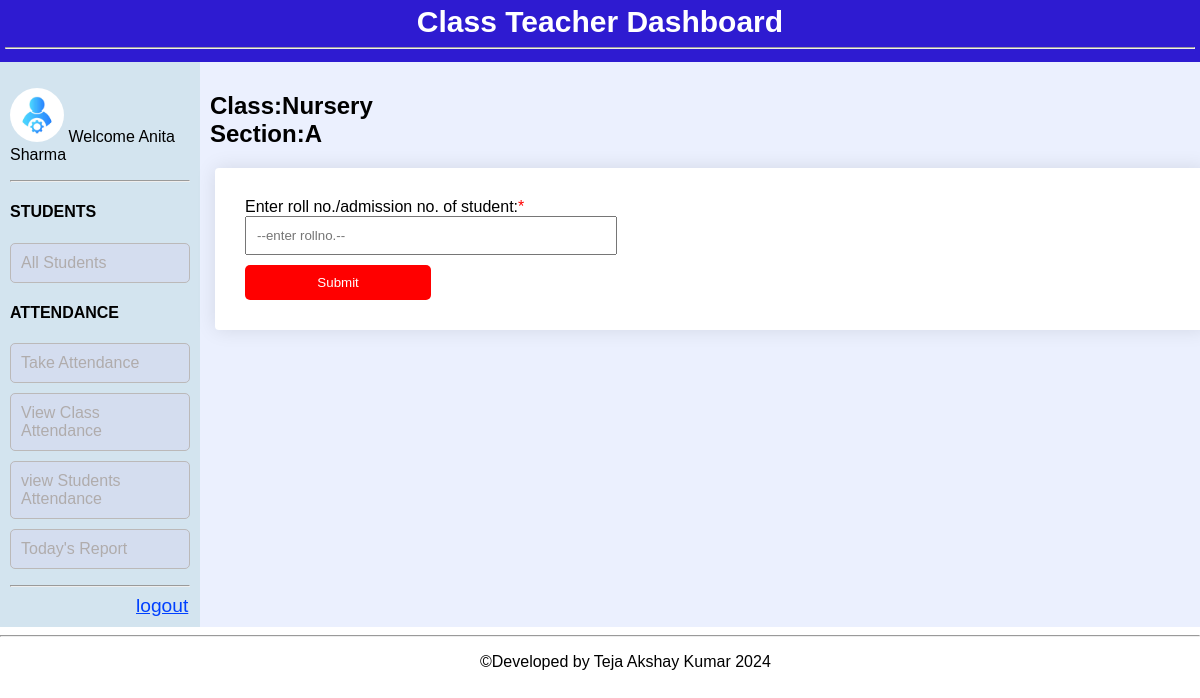
Page /viewstudentattendance.php (signed in) on the committed database.
### tables this page shows
CREATE TABLE `teacher` (
  `TMAILID` varchar(100) NOT NULL,
  `FIRSTNAME` varchar(50) DEFAULT NULL,
  `LASTNAME` varchar(50) DEFAULT NULL,
  `PHONENO` bigint(12) DEFAULT NULL,
  `CLASSNAME` varchar(50) DEFAULT NULL,
  `CLASSARMNAME` varchar(50) DEFAULT NULL,
  `EMAILID` varchar(100) DEFAULT NULL
);

### viewstudentattendance.php (the view, shortened to what this page needs)
<?php
$tmailid=$_SESSION["emailid"];
require_once "handlers/dbh.php";
$class="";
$section="";
$fn="";
$ln="";
$query="SELECT emailid,classname,classarmname,firstname,lastname from teacher where tmailid=?";
$stmt2=$pdo->prepare($query);
$stmt2->execute([$tmailid]);
$result = $stmt2->fetchAll(PDO::FETCH_ASSOC);
if (!empty($result)) {
    $class = $result[0]['classname'];
    $section = $result[0]['classarmname'];
    $fn=$result[0]['firstname'];
    $ln=$result[0]['lastname'];
}
else {
    echo "No data found for the teacher with email ID: $tmailid";
    exit();
}
?>
<!DOCTYPE html>
<html lang="en">
<head>
    <link rel="stylesheet" href="style1.css">
</head>
<body>
<header>
        <h1>Class Teacher Dashboard</h1>
       <hr>
</header>
<main>
<div class="container">
    <div class="panel panel1">
    <p>  <img src="images/admin.png" alt="Your Wellness, Our Priority" class="alogo">
    <?php echo "<span>" ."Welcome ".$fn." ".$ln. "</span>" ?></p>
  <hr>
    <div>
    <h4>STUDENTS</h4>
    <ul class="item-list">
            <li><a href="teacher.php">All Students</a></li>
        </ul>
    </div>
    <div>
    <h4>ATTENDANCE</h4>
    <ul class="item-list">
            <li><a href="takeattendance.php">Take Attendance</a></li>
            <li><a href="viewclassattendance.php">View Class Attendance</a></li>
            <li><a href="viewstudentattendance.php">view Students Attendance</a></li>
            <li><a href="todaysreport.php">Today's Report</a></li>
        </ul>
    </div>
    <hr>
    <a class="log" href="index.php">logout</a>
    </div>
    <div class="panel panel2">
        <h2><?php
                echo "<span >"  ."Class:".$class."<br>"." Section:". $section. "</span>";
                ?></h2>
        <form id="attendanceForm" action="" method="post">
        <div class="board2">
                <div class="student-info">
                <label for="rollno">Enter roll no./admission no. of student:<span class="required">*</span></label><br>
                <input type='text' id='rollno' name='rollno'placeholder="--enter rollno.--" required><br>
                <button style="background-color: red;">Submit</button>
            </div>
        </div>
        </form>
    </div>
</div>
</main>
<footer>
    <hr>
    <p class="copyright">&copy;Developed by Teja Akshay Kumar 2024</p>
</footer>
</body>
</html>

### style1.css (style rules this page uses)
body, html { margin: 0; padding: 0; height: 100%; font-family: Arial, sans-serif; }
.container { display: flex; height: 100%; }
.panel { padding: 10px; box-sizing: border-box; }
.panel1 { width: 16.6666667%; background-color: #d3e4ef; }
.panel2 { width: 83.3333333%; background-color: #ebf0fe; }
.item-list { list-style-type: none; padding: 0; }
.item-list li { margin-bottom: 10px; background-color: #d4ddef; border-radius: 5px; }
.copyright { margin-left: 40%; }
.item-list li a { display: block; padding: 10px; border: 1px solid #bbb9b9; border-radius: 5px; text-decoration: none; color: #b0acac; transition: background-color 0.3s ease; }
header { background-color: #2e1bd1; padding: 5px; }
.alogo { width: 30%; margin-top: px; border-radius: 100%; }
header h1 { color: #ffffff; font-size: 30px; margin: 0; text-align: center; }
.board2 { background-color: rgb(255, 255, 255); border-radius: 4px; box-shadow: 0 0 20px rgba(0, 0, 0, 0.1); padding: 30px; width: 95%; text-align: left; margin: 5px; }
.log { color: rgb(0, 64, 255); font-size: larger; margin-left: 70%; }
input { width: 40%; padding: 10px; margin-bottom: 10px; box-sizing: border-box; }
.required { color: red; }
button { background-color: #1249ee; color: white; padding: 10px; border: none; width: 20%; border-radius: 5px; cursor: pointer; text-align: center; }

### rows in the picture
teacher: FIRSTNAME "Anita", LASTNAME "Sharma", CLASSNAME "Nursery", CLASSARMNAME "A"
